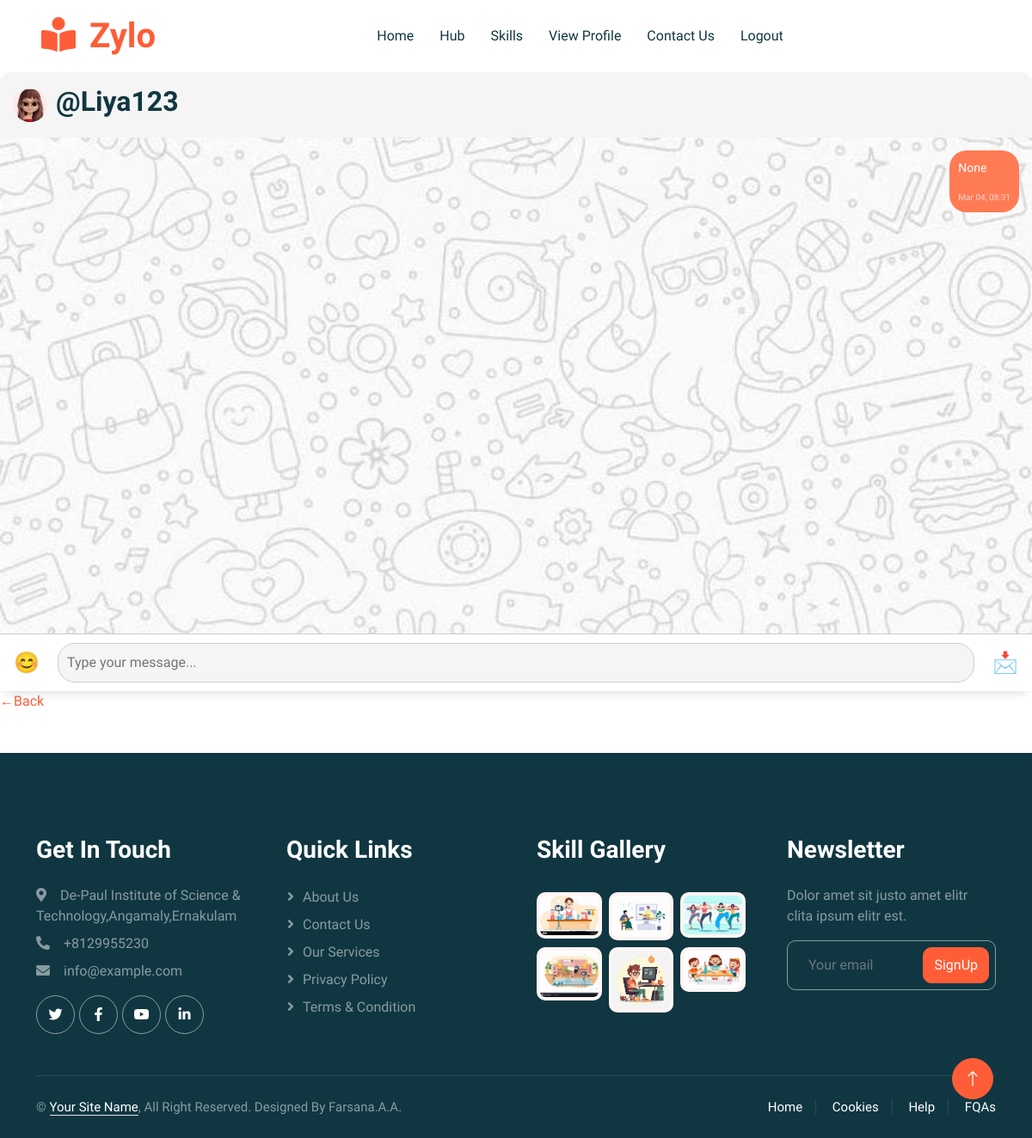
Screenshot of /message_user/19/ (signed in) with the database file from the repository.
### userapp/models.py (models this page shows)
class Register(AbstractUser):
    usertype = models.CharField(max_length=50,default="admin")
    contact = models.IntegerField(null=True)
    image = models.ImageField(upload_to='uploads/',null=True)
    bio = models.TextField(max_length=500,null=True)
    interests = models.TextField(max_length=100,null=True)
    skills = models.TextField(max_length=100,null=True)
    proof_document = models.FileField(upload_to='proof_videos/', null=True, blank=True)  # Accepts videos)
    is_listener = models.BooleanField(default=False)
    is_teacher = models.BooleanField(default=False)
    gender = models.CharField(max_length=50,null=True)
    full_name = models.CharField(max_length=100, null=True)
    is_approved = models.BooleanField(default=True)
    followers = models.ManyToManyField("self", symmetrical=False, related_name="following", blank=True)

class Message(models.Model):
    is_following = models.BooleanField(default=False)
    message = models.CharField(max_length=100, null=True)
    follower = models.ForeignKey(Register, on_delete=models.CASCADE,null=True,related_name="follower")
    message_created_at = models.DateTimeField(auto_now_add =True)
    followee = models.ForeignKey(Register, on_delete=models.CASCADE,null=True,related_name="followee")
    response = models.CharField(max_length=100, null=True)
    is_read = models.BooleanField(default=False)  # Add this field

### userapp/views.py (the view, shortened to what this page needs)
# urls.py: path('message_user/<int:id>/', views.message_user, name='message_user'),
@login_required
def message_user(request, id):
    followee = get_object_or_404(Register, id=id)  # Get recipient
    messages = Message.objects.filter(
        Q(follower=request.user, followee=followee) |
        Q(follower=followee, followee=request.user)
    ).order_by('message_created_at')
    return render(request, 'message_user.html', {'followee': followee, 'messages': messages})

### userapp/templates/message_user.html (shortened to what this page needs)
{% load static %}
{% include 'header.html' %}
<link rel="stylesheet" href="{% static 'css/messageuser.css' %}">
<div class="chat-container">
    <div class="chat-header">
        <img src="{{ followee.image.url }}" alt="Profile Pic" class="chat-profile-pic">
        <h2>@{{ followee.username }}</h2>
    </div>
    <div class="chat-messages">
        {% for message in messages %}
            <div class="message {% if message.follower == request.user %}sent{% else %}received{% endif %}">
                <p>{{ message.message }}</p>
                <span class="message-time">{{ message.message_created_at|date:"M d, H:i" }}</span>
            </div>
        {% empty %}
            <p>No messages yet.</p>
        {% endfor %}
    </div>
    <form method="post" class="chat-input" id="chatForm">
<div class="input-area">
        <button class="emoji-btn">😊</button>
        <input type="text" name="message" id="messageInput"placeholder="Type your message...">
        <button type="submit" class="send-btn">📩</button>
</div>
    </form>
</div>
<a href="javascript:history.back()" class="back-btn">←Back</a>
{% include 'footer.html' %}

### userapp/static/css/style.css (style rules this page uses)
:root { --primary: #FE5D37; --light: #FFF5F3; --dark: #103741; }
h1, h2, h3, h4, .h1, .h2, .h3, .h4, .display-1, .display-2, .display-3, .display-4, .display-5, .display-6 { font-family: 'Lobster Two', cursive; font-weight: 700; }

### userapp/static/css/messageuser.css (style rules this page uses)
.chat-container { width: 100%; max-width: 1450px; height: 90vh; margin: auto; display: flex; flex-direction: column; background: url("../img/e3.jpg") no-repeat center center/cover; border-radius: 15px; box-shadow: 0px 4px 10px rgba(0, 0, 0, 0.1); position: relative; margin-bottom: 0px; }
.chat-header { display: flex; align-items: center; padding: 15px; background: #f5f5f5; border-radius: 15px 15px 0 0; position: sticky; top: 0; }
.chat-profile-pic { width: 40px; height: 40px; border-radius: 50%; margin-right: 10px; }
.chat-messages { flex: 1; padding: 15px; overflow-y: auto; display: flex; flex-direction: column; }
.message { max-width: 70%; padding: 10px 15px; border-radius: 20px; margin-bottom: 10px; font-size: 14px; position: relative; cursor: pointer; }
.sent { align-self: flex-end; background: #ff7b54; color: white; padding: 10px; border-radius: 20px; max-width: 70%; text-align: left; }
.message-time { font-size: 10px; display: block; text-align: right; opacity: 0.7; margin-top: 5px; }
.chat-input { display: flex; align-items: center; padding: 10px; background: #fff; border-top: 1px solid #ccc; position: relative; }
.chat-input input { flex: 1; padding: 10px; border: none; border-radius: 20px; background: #f5f5f5; width: 80%; min-width: 200px; }
.send-btn { font-size: 20px; background: none; border: none; cursor: pointer; margin-left: 10px; }
.input-area { display: flex; align-items: center; gap: 10px; width: 100%; }
.emoji-btn { background: none; border: none; font-size: 24px; cursor: pointer; margin-right: 5px; }
.send-btn { background: none; border: none; font-size: 24px; cursor: pointer; margin-left: 5px; }
input#messageInput { flex-grow: 1; padding: 10px; min-width: 250px; border: 1px solid #ccc; border-radius: 20px; }

### rows the page displays
Register: image (picture), username "Liya123"
Message: message "None", message_created_at "Mar 04, 08:31"
